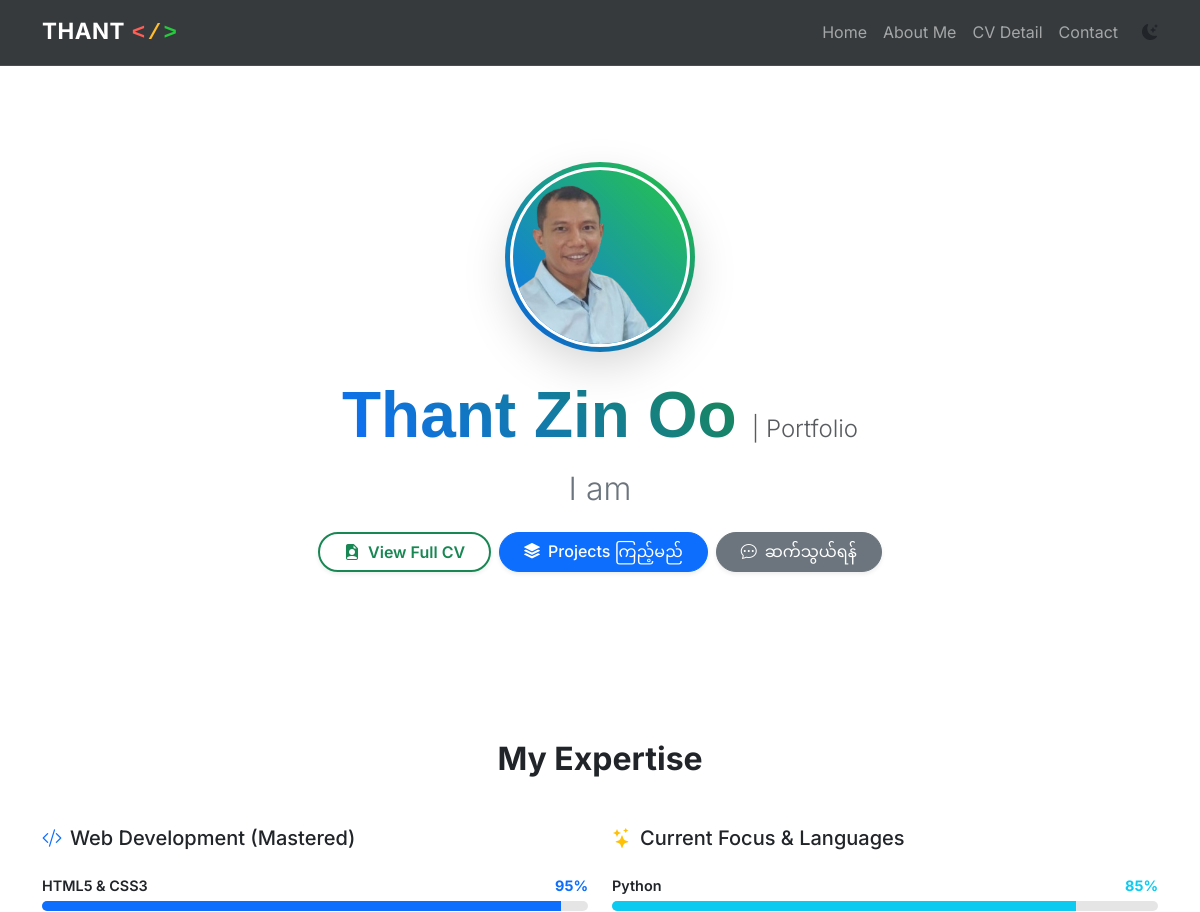
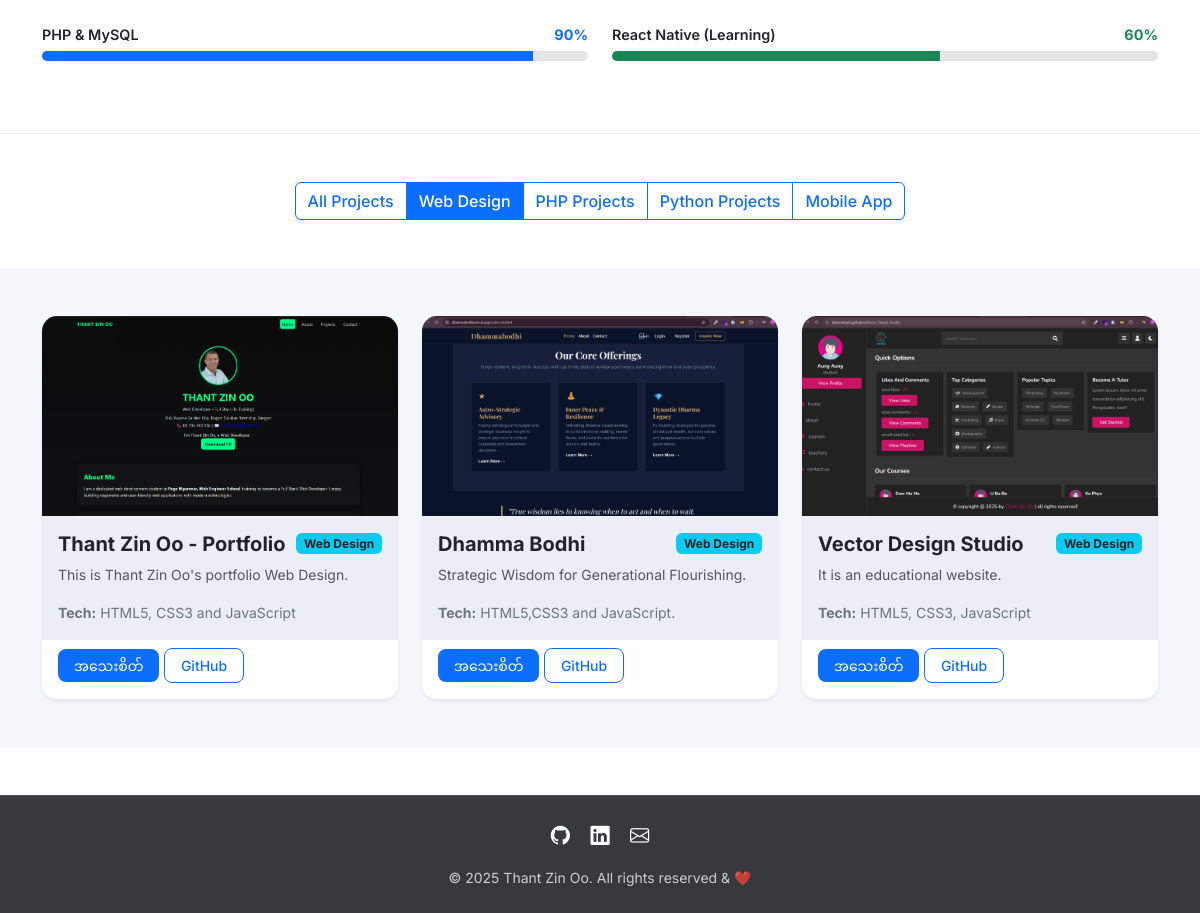
Screenshot of /?category=web with the database file from the repository (2 pictures, top to bottom).
### app/models.py (models this page shows, shortened)
class Project(models.Model):
    CATEGORY_CHOICES = [
        ('web', 'Web Design'),
        ('php', 'PHP Projects'),
        ('python', 'Python Projects'),
        ('mobile', 'Mobile App'),
    ]
    title = models.CharField(max_length=200, verbose_name="ပရောဂျက်အမည်")
    description = models.TextField(verbose_name="အသေးစိတ်ဖော်ပြချက်")
    technology = models.CharField(max_length=200, verbose_name="အသုံးပြုထားသော နည်းပညာများ") # e.g. Django, React, MySQL
    image = models.ImageField(upload_to='project_images/', verbose_name="ပရောဂျက်ပုံ")
    category = models.CharField(
        max_length=20,
        choices=CATEGORY_CHOICES,
        default='web',
        verbose_name="အမျိုးအစား"
    )
    github_link = models.URLField(max_length=500, blank=True, null=True, verbose_name="GitHub လင့်ခ်")
    vercel_link = models.URLField(max_length=500, blank=True, null=True, verbose_name="Vercel လင့်ခ်")
    created_at = models.DateTimeField(auto_now_add=True, verbose_name="ဖန်တီးသည့်ရက်စွဲ")
    class Meta:
        ordering = ['-created_at'] # အသစ်ဆုံးတင်တဲ့ project ကို အပေါ်ဆုံးကပြမယ်

### app/views.py (the view)
# urls.py: path('', views.index, name='index'),
def index(request):
    query = request.GET.get('q')
    category_filter = request.GET.get('category')
    projects = Project.objects.all()
    if query:
        projects = projects.filter(
            Q(title__icontains=query) |
            Q(technology__icontains=query) |
            Q(description__icontains=query)
        )
    if category_filter:
        projects = projects.filter(category=category_filter)
    categories = Project.CATEGORY_CHOICES # Button များအတွက် category စာရင်းယူခြင်း
    context = {
        'projects': projects,
        'categories': categories,
        'query': query,
        'selected_category': category_filter,
    }
    return render(request, 'app/index.html', context)

### templates/app/index.html (shortened to what this page needs)
{% extends 'app/base.html' %}
{% load static %}
{% block content %}
<section class="py-5 text-center container" data-aos="fade-down">
    <div class="row py-lg-5">
        <div class="col-lg-8 col-md-10 mx-auto">
            <div class="profile-img-container mb-4">
                <img src="{% static 'images/logo.png' %}" class="profile-img shadow-lg" alt="Thant Zin Oo">
            </div>
            <h1 class="display-3 mb-3 fw-bold">
                <span class="hero-name">Thant Zin Oo</span>
                <span class="fs-4 text-muted fw-light">| Portfolio</span>
            </h1>
            <h3 class="lead fs-2 mb-4 text-secondary">
                I am
            </h3>
            <div class="mb-4 d-flex justify-content-center gap-2 flex-wrap">
                <a href="{% url 'cv_detail' %}" class="btn btn-outline-success rounded-pill px-4 shadow-sm">
                    <i class="bi bi-file-earmark-person-fill me-2"></i>View Full CV
                </a>
                <a href="#projects" class="btn btn-primary rounded-pill px-4 shadow-sm">
                    <i class="bi bi-stack me-2"></i>Projects ကြည့်မည်
                </a>
                <a href="{% url 'contact' %}" class="btn btn-secondary rounded-pill px-4 shadow-sm">
                    <i class="bi bi-chat-dots me-2"></i>ဆက်သွယ်ရန်
                </a>
            </div>
        </div>
    </div>
</section>
<section class="py-5 skill-section" id="skills">
    <div class="container" data-aos="fade-up">
        <h2 class="text-center mb-5 fw-bold">My Expertise</h2>
        <div class="row g-4">
            <div class="col-md-6">
                <h5 class="mb-4 text-body"><i class="bi bi-code-slash me-2 text-primary"></i>Web Development (Mastered)</h5>
                <div class="skill-item mb-4">
                    <div class="d-flex justify-content-between mb-1 text-body">
                        <span>HTML5 & CSS3</span>
                        <span class="text-primary fw-bold">95%</span>
                    </div>
                    <div class="progress" style="height: 10px;">
                        <div class="progress-bar bg-primary" role="progressbar" style="width: 95%" data-aos="fade-right" data-aos-delay="100"></div>
                    </div>
                </div>
                <div class="skill-item mb-4">
                    <div class="d-flex justify-content-between mb-1 text-body">
                        <span>PHP & MySQL</span>
                        <span class="text-primary fw-bold">90%</span>
                    </div>
                    <div class="progress" style="height: 10px;">
                        <div class="progress-bar bg-primary" role="progressbar" style="width: 90%" data-aos="fade-right" data-aos-delay="200"></div>
                    </div>
                </div>
            </div>
            <div class="col-md-6">
                <h5 class="mb-4 text-body"><i class="bi bi-stars me-2 text-warning"></i>Current Focus & Languages</h5>
                <div class="skill-item mb-4">
                    <div class="d-flex justify-content-between mb-1 text-body">
                        <span>Python</span>
                        <span class="text-info fw-bold">85%</span>
                    </div>
                    <div class="progress" style="height: 10px;">
                        <div class="progress-bar bg-info" role="progressbar" style="width: 85%" data-aos="fade-right" data-aos-delay="300"></div>
                    </div>
                </div>
                <div class="skill-item mb-4">
                    <div class="d-flex justify-content-between mb-1 text-body">
                        <span>React Native (Learning)</span>
                        <span class="text-success fw-bold">60%</span>
                    </div>
                    <div class="progress" style="height: 10px;">
                        <div class="progress-bar bg-success" role="progressbar" style="width: 60%" data-aos="fade-right" data-aos-delay="400"></div>
                    </div>
                </div>
            </div>
        </div>
    </div>
</section>
<div class="container my-5 text-center" data-aos="fade-up">
    <div class="btn-group" role="group" aria-label="Category filters">
        <a href="{% url 'index' %}" class="btn btn-outline-primary {% if not selected_category %}active{% endif %}">
            All Projects
        </a>
        {% for value, label in categories %}
        <a href="{% url 'index' %}?category={{ value }}"
            class="btn btn-outline-primary {% if selected_category == value %}active{% endif %}">
            {{ label }}
        </a>
        {% endfor %}
    </div>
</div>
<div class="album py-5 bg-light" id="projects">
    <div class="container">
        <div class="row row-cols-1 row-cols-sm-2 row-cols-md-3 g-4">
            {% for project in projects %}
            <div class="col" data-aos="zoom-in">
                <div class="card h-100 shadow-sm border-0 project-card">
                    {% if project.image %}
                    <img src="{{ project.image.url }}" class="card-img-top" alt="{{ project.title }}"
                        style="height: 200px; object-fit: cover;">
                    {% else %}
                    <img src="{% static 'images/default.jpg' %}" class="card-img-top" alt="Default Image">
                    {% endif %}
                    <div class="card-body">
                        <div class="d-flex justify-content-between align-items-center mb-2">
                            <h5 class="card-title mb-0 fw-bold">{{ project.title }}</h5>
                            <span class="badge bg-info text-dark">{{ project.get_category_display }}</span>
                        </div>
                        <p class="card-text text-muted small">{{ project.description|truncatewords:12 }}</p>
                        <p class="small text-secondary mb-0"><strong>Tech:</strong> {{ project.technology }}</p>
                    </div>
                    <div class="card-footer bg-white border-0 pb-3">
                        <div class="d-grid gap-2 d-md-block">
                            <a href="{% url 'project_detail' project.pk %}"
                                class="btn btn-sm btn-custom-primary px-3">အသေးစိတ်</a>
                            {% if project.github_link %}
                            <a href="{{ project.github_link }}" target="_blank"
                                class="btn btn-sm btn-custom-outline px-3">GitHub</a>
                            {% endif %}
                        </div>
                    </div>
                </div>
            </div>
            {% empty %}
            <div class="col-12 text-center py-5">
                <p class="lead">Project များ မရှိသေးပါခင်ဗျာ။</p>
                <a href="{% url 'index' %}" class="btn btn-primary rounded-pill px-4">အားလုံးကို ပြန်ပြပါ</a>
            </div>
            {% endfor %}
        </div>
    </div>
</div>
{% endblock %}

### static/css/style.css (style rules this page uses)
:root { --primary-color: #0d6efd; --apple-red: #ff5f56; --apple-yellow: #ffbd2e; --apple-green: #27c93f; --transition-speed: 0.3s; }
body { font-family: 'Inter', -apple-system, BlinkMacSystemFont, "Segoe UI", Roboto, sans-serif; line-height: 1.6; }
.card { transition: transform var(--transition-speed), box-shadow var(--transition-speed); border-radius: 15px; overflow: hidden; }
.card-img-top { transition: transform 0.5s ease; }
.btn { transition: all 0.2s ease; font-weight: 500; }
[data-bs-theme="light"] body { background-color: #f5f8fc color: #333; }
[data-bs-theme="light"] .bg-light { background-color: #f4f7fc !important; }
[data-bs-theme="light"] .card { background-color: #ebeef4; border: 1px solid rgba(0,0,0,0.05); }
.btn-custom-primary { background-color: var(--primary-color); color: white; border-radius: 8px; padding: 6px 15px; border: none; transition: all 0.3s ease; }
.btn-custom-outline { background-color: transparent; color: var(--primary-color); border: 1px solid var(--primary-color); border-radius: 8px; padding: 6px 15px; transition: all 0.3s ease; }
.profile-img-container { display: inline-flex; justify-content: center; align-items: center; position: relative; padding: 5px; background: linear-gradient(45deg, var(--primary-color), var(--apple-green)); border-radius: 50% !important; animation: profile-float 3s ease-in-out infinite; }
.profile-img { width: 180px !important; height: 180px !important; object-fit: cover !important; border-radius: 50% !important; border: 3px solid #fff !important; display: block; }
.btn-outline-success { border-width: 2px; font-weight: 600; transition: all 0.3s; }
.progress { background-color: rgba(0, 0, 0, 0.05); border-radius: 10px; overflow: hidden; }
.skill-item span { font-weight: 600; font-size: 0.9rem; }
.skill-section { background-color: var(--bs-body-bg); color: var(--bs-body-color); transition: background-color 0.3s ease; }
.progress { background-color: rgba(0, 0, 0, 0.1); height: 10px; border-radius: 10px; }

### templates/app/index.html (style rules this page uses)
.hero-name { font-family: 'Poppins', sans-serif; background: linear-gradient(45deg, #0d6efd, #198754); -webkit-background-clip: text; -webkit-text-fill-color: transparent; font-weight: 800; }
.skill-section { border-bottom: 1px solid rgba(0,0,0,0.05); }

### rows the page displays
Project: image (picture), title "Thant Zin Oo - Portfolio", category "Web Design", description "This is Thant Zin Oo's portfolio Web Design.", technology "HTML5, CSS3 and JavaScript"
Project: image (picture), title "Dhamma Bodhi", category "Web Design", description "Strategic Wisdom for Generational Flourishing.", technology "HTML5,CSS3 and JavaScript."
Project: image (picture), title "Vector Design Studio", category "Web Design", description "It is an educational website.", technology "HTML5, CSS3, JavaScript"

### other values shown
{{ label }} "Web Design" "PHP Projects" "Python Projects" "Mobile App"
